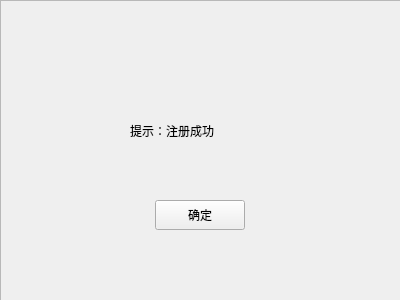
<?xml version="1.0" encoding="UTF-8"?>
<ui version="4.0">
 <class>Info_RegisterSucessForm</class>
 <widget class="QWidget" name="Info_RegisterSucessForm">
  <property name="geometry">
   <rect>
    <x>0</x>
    <y>0</y>
    <width>400</width>
    <height>300</height>
   </rect>
  </property>
  <property name="minimumSize">
   <size>
    <width>400</width>
    <height>300</height>
   </size>
  </property>
  <property name="maximumSize">
   <size>
    <width>400</width>
    <height>300</height>
   </size>
  </property>
  <property name="windowTitle">
   <string>注册成功</string>
  </property>
  <widget class="QFrame" name="frame">
   <property name="geometry">
    <rect>
     <x>0</x>
     <y>0</y>
     <width>411</width>
     <height>301</height>
    </rect>
   </property>
   <property name="styleSheet">
    <string notr="true">#frame{
background-image: url(:/info.png);
}</string>
   </property>
   <property name="frameShape">
    <enum>QFrame::StyledPanel</enum>
   </property>
   <property name="frameShadow">
    <enum>QFrame::Raised</enum>
   </property>
   <widget class="QPushButton" name="pushButton">
    <property name="geometry">
     <rect>
      <x>155</x>
      <y>200</y>
      <width>90</width>
      <height>30</height>
     </rect>
    </property>
    <property name="styleSheet">
     <string notr="true">font: 10pt &quot;等线&quot;;</string>
    </property>
    <property name="text">
     <string>确定</string>
    </property>
   </widget>
   <widget class="QLabel" name="label">
    <property name="geometry">
     <rect>
      <x>130</x>
      <y>100</y>
      <width>151</width>
      <height>61</height>
     </rect>
    </property>
    <property name="styleSheet">
     <string notr="true">font: 75 12pt &quot;等线&quot;;</string>
    </property>
    <property name="text">
     <string>提示：注册成功</string>
    </property>
   </widget>
  </widget>
 </widget>
 <resources/>
 <connections/>
</ui>
